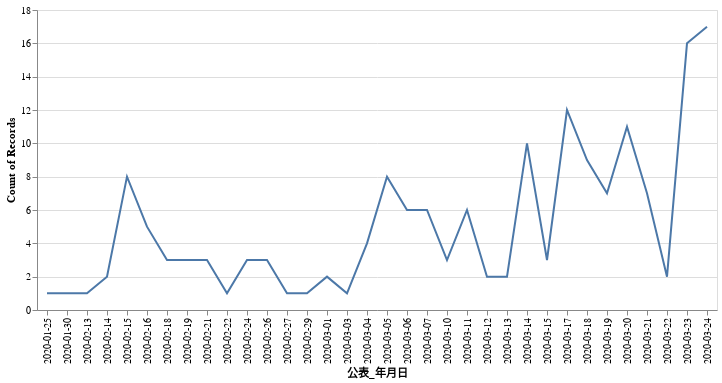

The notebook cell this image was saved under:
### Code cell
alt.Chart(df).mark_line().encode(
    alt.X("公表_年月日"),
    y='count()',
)

### Figure 1 — Vega-Lite specification as saved in the notebook (floating-point values rounded to 4 significant figures; data arrays with more than 128 entries replaced by an {"elided": "..."} marker saying what was removed)
{"config": {"view": {"continuousWidth": 400, "continuousHeight": 300}}, "data": {"name": "data-167c3b54b40b49961c4b3c9d75aa5f32"}, "mark": "line", "encoding": {"x": {"type": "nominal", "field": "公表_年月日"}, "y": {"type": "quantitative", "aggregate": "count"}}, "$schema": "https://vega.github.io/schema/vega-lite/v4.0.2.json", "datasets": {"data-167c3b54b40b49961c4b3c9d75aa5f32": {"elided": "170 records"}}}
